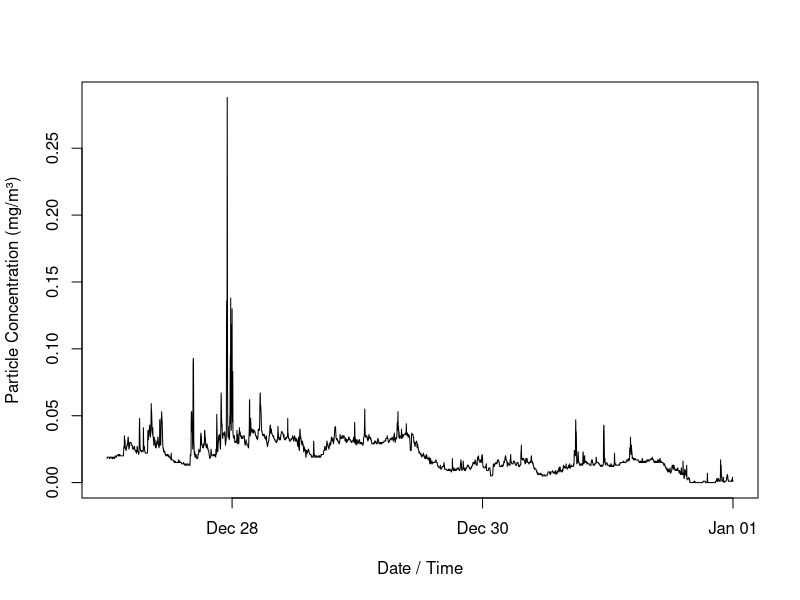

The R script that drew this image:
## ---- chunk 1
2 + 2
## ---- chunk 2
10 / 2
## ---- chunk 3
x <- 5
## ---- chunk 4
x
## ---- chunk 5
winter_smoke <- read.csv(
  "winter-smoke-2019-12-27_to_2019-12-31.csv"
)
## ---- chunk 6
head(winter_smoke)
## ---- chunk 7
tail(winter_smoke)
## ---- chunk 8
names(winter_smoke)
## ---- chunk 9
dim(winter_smoke)
## ---- chunk 10
str(winter_smoke)
## ---- chunk 11
winter_smoke$date_time <- as.POSIXct(
  winter_smoke$date_time
)
## ---- chunk 12
str(winter_smoke)
## ---- chunk 13
min(winter_smoke$concentration)
## ---- chunk 14
max(winter_smoke$concentration)
## ---- chunk 15
mean(winter_smoke$concentration)
## ---- chunk 16
median(winter_smoke$concentration)
## ---- chunk 17
min(winter_smoke$concentration)
## ---- chunk 18
max(winter_smoke$concentration)
## ---- chunk 19
summary(winter_smoke$concentration)
## ---- chunk 20
plot(
  winter_smoke$date_time,
  winter_smoke$concentration,
  type = "l",
  xlab = "Date / Time",
  ylab = "Particle Concentration (mg/m³)"
)
